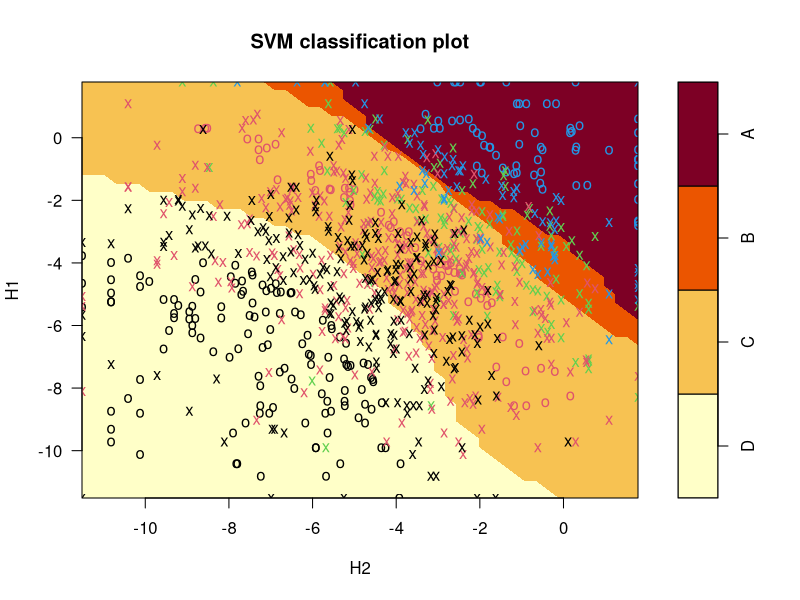

Generate this figure with R:
####################################################
####SVM and Kernel Method Approach
####################################################
rm(list=ls())
gc()
graphics.off()
if(!require("MASS"))
  (install.packages("MASS"))
if(!require("ggplot2"))
  (install.packages("ggplot2"))
if(!require("kernlab"))
  (install.packages("kernlab"))
if(!require("e1071"))
  (install.packages("e1071"))



###Import Data
RAW_DATA<-read.csv("Raw_Data.csv")
RAW_DATA$Frequency.1*RAW_DATA$Frequency.2
permute<-rbinom(nrow(RAW_DATA),1,prob=0.5)==1
RAW_DATA[permute,]<-RAW_DATA[permute,c(1:6,8,7,10,9,11:13)]
DATA<-RAW_DATA[c("RID","Race","Frequency.1",
                 "Frequency.2","Rank.1","Rank.2",
                 "Total.Genotype.Frequency","Productivity.Group")]

DATA$Productivity.Group<-ordered(DATA$Productivity.Group,levels=c("D","C","B","A"))
colnames(DATA)<-c("RID","Race","H1","H2","Rank_H1","Rank_H2","GF","Productivity")
DATA<-DATA[complete.cases(DATA),]###remove NA's
DATA<-DATA[DATA$GF!=0 & DATA$H1!=0 & DATA$H2!=0,]
rm(RAW_DATA)

###Format Predictors to be ln-scale
DATA$GF<-log(DATA$GF)
DATA$H1<-log(DATA$H1)
DATA$H2<-log(DATA$H2)


####Split Train and Test
train_idx<-sample(1:nrow(DATA),floor(nrow(DATA)*0.8))
logical<-rep(FALSE,nrow(DATA))
logical[train_idx]<-TRUE
train_idx<-logical
test_idx<-!logical
rm(logical)
TRAIN<-DATA[train_idx,]
TEST<-DATA[test_idx,]


######Fit a simple SVM using the e1071 package
svmfit=svm(Productivity~H1+H2,data=TRAIN)
plot(svmfit,TRAIN,H1~H2)
